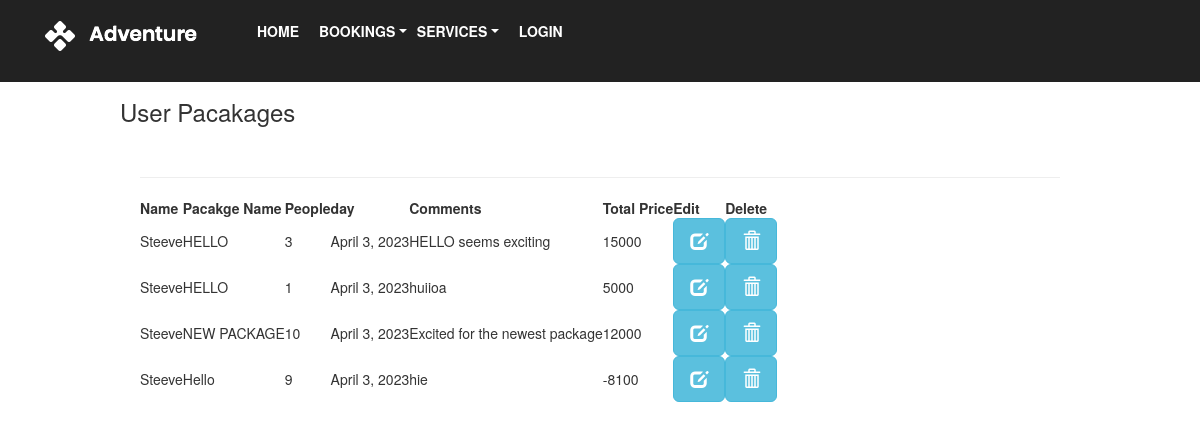
Page /userpackages/ on the committed database.
### myapp1/models.py (models this page shows)
class packagebookingData(models.Model):
    package_Id = models.AutoField(primary_key=True, auto_created=True)
    user = models.ForeignKey(client, on_delete=models.CASCADE, null=False, blank=False)
    pid = models.ForeignKey(packages, on_delete=models.CASCADE, null=False, blank=False)
    People = models.IntegerField(null=False, blank=False)
    day = models.DateField(default=datetime.now)
    Comments = models.CharField(max_length=100)
    TotalPrice = models.CharField(max_length=100, default=0)

class packages(models.Model):
    id = models.AutoField(primary_key=True, auto_created=True)
    package_name = models.CharField(null=False, blank=False, max_length=20)
    package_activities = models.ManyToManyField(adventure, blank=True, related_name='activities')
    description = models.TextField(max_length=100, null=True)
    price = models.DecimalField(max_digits=8, decimal_places=2)
    capacity = models.IntegerField(blank=False, null=False, default=0)
    day = models.DateField(default=datetime.now)
    def __str__(self):
        return self.package_name

### myapp1/views.py (the view)
# urls.py: path('userpackages/', views.userpackages, name='userpackages'),
def userpackages(request):
    orders = packagebookingData.objects.filter()
    msg = 'Order Placed!'
    return render(request, 'myapp1/userbookingpacakage.html', {'orders': orders})

### templates/myapp1/userbookingpacakage.html (shortened to what this page needs)
<!doctype html>
 {% load static %}
<html lang="en">
<head>
    <link rel="stylesheet" type="text/css" href="https://cdn.datatables.net/v/dt/dt-1.11.3/datatables.min.css"/>
            <link rel="stylesheet" href="{% static 'myapp1/css/linearicons.css'%}">
			<link rel="stylesheet" href="{% static 'myapp1/css/owl.carousel.css'%}">
			<link rel="stylesheet" href="{% static 'myapp1/css/font-awesome.min.css'%}">
			<link rel="stylesheet" href="{% static 'myapp1/css/nice-select.css'%}">
			<link rel="stylesheet" href="{% static 'myapp1/css/magnific-popup.css'%}">
			<link rel="stylesheet" href="{% static 'myapp1/css/bootstrap.css'%}">
			<link rel="stylesheet" href="{% static 'myapp1/css/main.css'%}">
</head>
<body>
			<section class="banner-area sticky-wrapper is-sticky" id="home">
				<header class="default-header" style="position: fixed !important;">
					<nav class="navbar navbar-expand-lg  navbar-light">
						<div class="container">
							  <a class="navbar-brand">
							  	<img src="{% static 'myapp1/img/logo.png' %}" alt="">
							  </a>
							  <div class="collapse navbar-collapse justify-content-end align-items-center" id="navbarSupportedContent">
							    <ul class="navbar-nav">
									<li><a href= "{% url 'myapp1:index1' %}">Home</a></li>
                                    <div class="dropdown" style="margin-right: 10px">
                                        <li class="dropdown-toggle" style="text-transform: uppercase; font-weight: 600; color: #fff;" id="#dropdownmenu" data-mdb-toggle="dropdown" aria-expanded="false">BOOKINGS</li>
                                    </div>
                                    <div class="dropdown">
                                        <li class="dropdown-toggle" style="text-transform: uppercase; font-weight: 600; color: #fff;" id="#dropdownmenu" data-mdb-toggle="dropdown" aria-expanded="false">SERVICES</li>
                                    </div>
                                    {% if user.is_authenticated %}
                                     <li><a href = "{% url 'myapp1:user_logout'%}">Logout</a></li>
                                    {% else %}
                                    <li><a href = "{% url 'myapp1:user_login'%}">Login</a></li>
                                    {% endif %}
							    </ul>
							  </div>
						</div>
					</nav>
				</header>
			</section>
        <br/>
        <br/>
        <h3 style="margin-bottom: 30px;margin-top: 10px;margin-left: 10%;">User Pacakages</h3>
        {% if orders %}
            <div class="container">
            <div class="row height align-items-center justify-content-center">
            <div class="col-lg-10">
            <div class="generic-banner-content">
        <table id="myTable">
          <thead>
            <tr><hr>
              <th >  Name  </th>
                <th >  Pacakge Name  </th>
              <th >  People  </th>
              <th >   day   </th>
                <th >   Comments   </th>
                   <th >   Total Price   </th>
                 <th >   Edit  </th>
                 <th >   Delete  </th>
            </tr>
          </thead>
          <tbody>
            {% for order in orders %}
              <tr>
                <td >  {{ order.user }}   </td>
                <td >   {{ order.pid }}   </td>
                <td >   {{ order.People }}   </td>
                <td >   {{ order.day }}   </td>
              <td >  {{ order.Comments }}   </td>
                <td >  {{ order.TotalPrice }}   </td>
                   <td>  <a href="{% url 'myapp1:updateUserPacakageAdventure' order.package_Id %}" class="btn btn-info btn-lg">
          <span class="glyphicon glyphicon-edit"></span>
        </a></td>
              <td><a href="{% url 'myapp1:deleteUserPacakageAdventure' order.package_Id %}" class="btn btn-info btn-lg">
          <span class="glyphicon glyphicon-trash"></span>
        </a> </td>
              </tr>
            {% endfor %}
          </tbody>
        </table>
            </div>
            </div>
            </div>
            </div>
    {% else %}
    <p>{{ msg }}</p>
        {% endif %}
            <link rel="stylesheet" href="https://maxcdn.bootstrapcdn.com/bootstrap/3.3.7/css/bootstrap.min.css">
</body>
 </html>

### myapp1/static/myapp1/css/main.css (style rules this page uses)
body { color: #777777; font-family: "Poppins", sans-serif; font-size: 14px; font-weight: 300; line-height: 1.625em; position: relative; }
ol, ul { margin: 0; padding: 0; list-style: none; }
a { -webkit-transition: all 0.3s ease 0s; -moz-transition: all 0.3s ease 0s; -o-transition: all 0.3s ease 0s; transition: all 0.3s ease 0s; }
a, a:focus, a:hover { text-decoration: none; outline: 0; }
h1, h2, h3, h4, h5, h6 { font-family: "Poppins", sans-serif; color: #222222; line-height: 1.2em !important; margin-bottom: 0; margin-top: 0; font-weight: 600; }
h3, .h3 { font-size: 24px; }
td, th { border-radius: 0px; }
h3 { font-size: 24px; }
h1, h2, h3, h4, h5, h6 { line-height: 1.5em; }
.default-header { position: absolute; top: 0; left: 0; width: 100%; z-index: 9; }
.navbar-nav a { text-transform: uppercase; font-weight: 600; color: #fff; padding: 20px; }
.default-header { background-color: transparent; width: 100% !important; }
.sticky-wrapper { height: 48px !important; }
.is-sticky .default-header { -webkit-transition: all 0.3s ease 0s; -moz-transition: all 0.3s ease 0s; -o-transition: all 0.3s ease 0s; transition: all 0.3s ease 0s; background-color: #222; }

### rows in the picture
packagebookingData: user "Steeve", pid "HELLO", People "3", day "April 3, 2023", Comments "HELLO seems exciting", TotalPrice "15000"
packagebookingData: user "Steeve", pid "HELLO", People "1", day "April 3, 2023", Comments "huiioa", TotalPrice "5000"
packagebookingData: user "Steeve", pid "NEW PACKAGE", People "10", day "April 3, 2023", Comments "Excited for the newest package", TotalPrice "12000"
packagebookingData: user "Steeve", pid "Hello", People "9", day "April 3, 2023", Comments "hie", TotalPrice "-8100"
